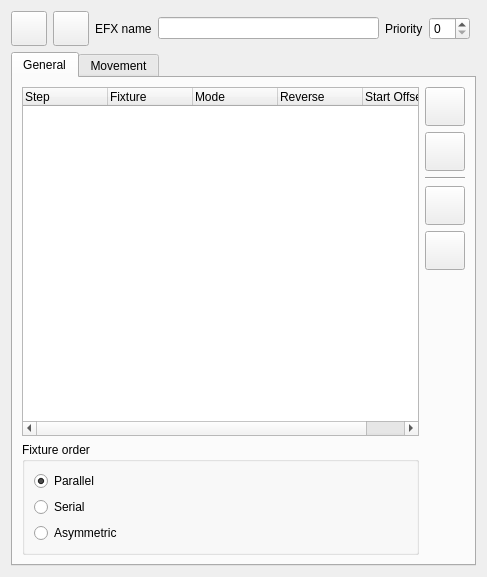
<?xml version="1.0" encoding="UTF-8"?>
<ui version="4.0">
 <author>Massimo Callegari</author>
 <comment>
  Q Light Controller Plus
  efxeditor.ui

  Copyright (c) 2015 Massimo Callegari

  Licensed under the Apache License, Version 2.0 (the "License");
  you may not use this file except in compliance with the License.
  You may obtain a copy of the License at

      http://www.apache.org/licenses/LICENSE-2.0.txt

  Unless required by applicable law or agreed to in writing, software
  distributed under the License is distributed on an "AS IS" BASIS,
  WITHOUT WARRANTIES OR CONDITIONS OF ANY KIND, either express or implied.
  See the License for the specific language governing permissions and
  limitations under the License.
 </comment>
 <class>EFXEditor</class>
 <widget class="QWidget" name="EFXEditor">
  <property name="geometry">
   <rect>
    <x>0</x>
    <y>0</y>
    <width>487</width>
    <height>577</height>
   </rect>
  </property>
  <property name="windowTitle">
   <string>EFX Editor</string>
  </property>
  <layout class="QGridLayout" name="gridLayout_5">
   <item row="3" column="0" colspan="2">
    <widget class="QTabWidget" name="m_tab">
     <property name="toolTip">
      <string/>
     </property>
     <property name="currentIndex">
      <number>0</number>
     </property>
     <widget class="QWidget" name="General">
      <attribute name="title">
       <string>General</string>
      </attribute>
      <layout class="QGridLayout" name="gridLayout_4">
       <item row="3" column="2">
        <widget class="Line" name="line">
         <property name="orientation">
          <enum>Qt::Horizontal</enum>
         </property>
        </widget>
       </item>
       <item row="1" column="2">
        <widget class="QToolButton" name="m_addFixtureButton">
         <property name="icon">
          <iconset resource="qlcui.qrc">
           <normaloff>:/edit_add.png</normaloff>:/edit_add.png</iconset>
         </property>
         <property name="iconSize">
          <size>
           <width>32</width>
           <height>32</height>
          </size>
         </property>
        </widget>
       </item>
       <item row="4" column="2">
        <widget class="QToolButton" name="m_raiseFixtureButton">
         <property name="icon">
          <iconset resource="qlcui.qrc">
           <normaloff>:/up.png</normaloff>:/up.png</iconset>
         </property>
         <property name="iconSize">
          <size>
           <width>32</width>
           <height>32</height>
          </size>
         </property>
        </widget>
       </item>
       <item row="2" column="2">
        <widget class="QToolButton" name="m_removeFixtureButton">
         <property name="icon">
          <iconset resource="qlcui.qrc">
           <normaloff>:/edit_remove.png</normaloff>:/edit_remove.png</iconset>
         </property>
         <property name="iconSize">
          <size>
           <width>32</width>
           <height>32</height>
          </size>
         </property>
        </widget>
       </item>
       <item row="8" column="0" colspan="2">
        <widget class="QGroupBox" name="m_orderGroup">
         <property name="title">
          <string>Fixture order</string>
         </property>
         <layout class="QVBoxLayout" name="verticalLayout_5">
          <item>
           <widget class="QRadioButton" name="m_parallelRadio">
            <property name="toolTip">
             <string>All fixtures move in parallel</string>
            </property>
            <property name="text">
             <string>Parallel</string>
            </property>
            <property name="checked">
             <bool>true</bool>
            </property>
           </widget>
          </item>
          <item>
           <widget class="QRadioButton" name="m_serialRadio">
            <property name="toolTip">
             <string>The pattern propagates to each fixture in a sequential order</string>
            </property>
            <property name="text">
             <string>Serial</string>
            </property>
           </widget>
          </item>
          <item>
           <widget class="QRadioButton" name="m_asymmetricRadio">
            <property name="toolTip">
             <string>Each fixture starts moving immediately with an offset</string>
            </property>
            <property name="text">
             <string>Asymmetric</string>
            </property>
           </widget>
          </item>
         </layout>
        </widget>
       </item>
       <item row="5" column="2">
        <widget class="QToolButton" name="m_lowerFixtureButton">
         <property name="icon">
          <iconset resource="qlcui.qrc">
           <normaloff>:/down.png</normaloff>:/down.png</iconset>
         </property>
         <property name="iconSize">
          <size>
           <width>32</width>
           <height>32</height>
          </size>
         </property>
        </widget>
       </item>
       <item row="1" column="0" rowspan="7" colspan="2">
        <widget class="QTreeWidget" name="m_tree">
         <property name="sizePolicy">
          <sizepolicy hsizetype="Expanding" vsizetype="Expanding">
           <horstretch>0</horstretch>
           <verstretch>1</verstretch>
          </sizepolicy>
         </property>
         <property name="alternatingRowColors">
          <bool>true</bool>
         </property>
         <property name="selectionMode">
          <enum>QAbstractItemView::ExtendedSelection</enum>
         </property>
         <property name="rootIsDecorated">
          <bool>false</bool>
         </property>
         <property name="itemsExpandable">
          <bool>false</bool>
         </property>
         <property name="allColumnsShowFocus">
          <bool>true</bool>
         </property>
         <attribute name="headerDefaultSectionSize">
          <number>85</number>
         </attribute>
         <column>
          <property name="text">
           <string>Step</string>
          </property>
         </column>
         <column>
          <property name="text">
           <string>Fixture</string>
          </property>
         </column>
         <column>
          <property name="text">
           <string>Mode</string>
          </property>
         </column>
         <column>
          <property name="text">
           <string>Reverse</string>
          </property>
         </column>
         <column>
          <property name="text">
           <string>Start Offset</string>
          </property>
         </column>
        </widget>
       </item>
       <item row="6" column="2" rowspan="3">
        <spacer name="verticalSpacer">
         <property name="orientation">
          <enum>Qt::Vertical</enum>
         </property>
         <property name="sizeHint" stdset="0">
          <size>
           <width>0</width>
           <height>0</height>
          </size>
         </property>
        </spacer>
       </item>
      </layout>
     </widget>
     <widget class="QWidget" name="Movement">
      <attribute name="title">
       <string>Movement</string>
      </attribute>
      <layout class="QGridLayout" name="gridLayout_3">
       <item row="0" column="0" rowspan="2" colspan="2">
        <widget class="QFrame" name="m_previewFrame">
         <property name="sizePolicy">
          <sizepolicy hsizetype="Expanding" vsizetype="Expanding">
           <horstretch>0</horstretch>
           <verstretch>1</verstretch>
          </sizepolicy>
         </property>
         <property name="frameShape">
          <enum>QFrame::StyledPanel</enum>
         </property>
         <property name="frameShadow">
          <enum>QFrame::Sunken</enum>
         </property>
        </widget>
       </item>
       <item row="0" column="2">
        <widget class="QGroupBox" name="m_algorithmGroup">
         <property name="sizePolicy">
          <sizepolicy hsizetype="Preferred" vsizetype="Maximum">
           <horstretch>0</horstretch>
           <verstretch>0</verstretch>
          </sizepolicy>
         </property>
         <property name="title">
          <string>Pattern</string>
         </property>
         <layout class="QVBoxLayout" name="verticalLayout_3">
          <property name="topMargin">
           <number>0</number>
          </property>
          <property name="bottomMargin">
           <number>0</number>
          </property>
          <item>
           <widget class="QComboBox" name="m_algorithmCombo">
            <property name="toolTip">
             <string>Pattern for moving the mirror/head</string>
            </property>
           </widget>
          </item>
         </layout>
        </widget>
       </item>
       <item row="1" column="2" rowspan="2">
        <widget class="QGroupBox" name="m_parametersGroup">
         <property name="title">
          <string>Parameters</string>
         </property>
         <layout class="QGridLayout" name="gridLayout">
          <property name="topMargin">
           <number>0</number>
          </property>
          <property name="bottomMargin">
           <number>0</number>
          </property>
          <property name="verticalSpacing">
           <number>4</number>
          </property>
          <item row="15" column="0" colspan="2">
           <widget class="Line" name="line_3">
            <property name="orientation">
             <enum>Qt::Horizontal</enum>
            </property>
           </widget>
          </item>
          <item row="0" column="0">
           <widget class="QLabel" name="m_widthLabel">
            <property name="text">
             <string>Width</string>
            </property>
           </widget>
          </item>
          <item row="5" column="0">
           <widget class="QLabel" name="m_startOffsetLabel">
            <property name="text">
             <string>Start Offset</string>
            </property>
            <property name="textFormat">
             <enum>Qt::AutoText</enum>
            </property>
           </widget>
          </item>
          <item row="9" column="0">
           <widget class="QLabel" name="m_xFrequencyLabel">
            <property name="enabled">
             <bool>false</bool>
            </property>
            <property name="text">
             <string>X frequency</string>
            </property>
           </widget>
          </item>
          <item row="4" column="1">
           <widget class="QSpinBox" name="m_rotationSpin">
            <property name="toolTip">
             <string>Rotation of the pattern's starting point</string>
            </property>
            <property name="suffix">
             <string>°</string>
            </property>
            <property name="maximum">
             <number>359</number>
            </property>
           </widget>
          </item>
          <item row="11" column="1">
           <widget class="QSpinBox" name="m_xPhaseSpin">
            <property name="enabled">
             <bool>false</bool>
            </property>
            <property name="toolTip">
             <string>Lissajous pattern's X phase</string>
            </property>
            <property name="maximum">
             <number>360</number>
            </property>
            <property name="value">
             <number>90</number>
            </property>
           </widget>
          </item>
          <item row="17" column="0" colspan="2">
           <spacer name="verticalSpacer_4">
            <property name="orientation">
             <enum>Qt::Vertical</enum>
            </property>
            <property name="sizeHint" stdset="0">
             <size>
              <width>20</width>
              <height>40</height>
             </size>
            </property>
           </spacer>
          </item>
          <item row="11" column="0">
           <widget class="QLabel" name="m_xPhaseLabel">
            <property name="enabled">
             <bool>false</bool>
            </property>
            <property name="text">
             <string>X phase</string>
            </property>
           </widget>
          </item>
          <item row="10" column="1">
           <widget class="QSpinBox" name="m_yFrequencySpin">
            <property name="enabled">
             <bool>false</bool>
            </property>
            <property name="toolTip">
             <string>Lissajous pattern's Y frequency</string>
            </property>
            <property name="maximum">
             <number>32</number>
            </property>
            <property name="value">
             <number>1</number>
            </property>
           </widget>
          </item>
          <item row="10" column="0">
           <widget class="QLabel" name="m_yFrequencyLabel">
            <property name="enabled">
             <bool>false</bool>
            </property>
            <property name="text">
             <string>Y frequency</string>
            </property>
           </widget>
          </item>
          <item row="9" column="1">
           <widget class="QSpinBox" name="m_xFrequencySpin">
            <property name="enabled">
             <bool>false</bool>
            </property>
            <property name="toolTip">
             <string>Lissajous pattern's X frequency</string>
            </property>
            <property name="maximum">
             <number>32</number>
            </property>
            <property name="value">
             <number>2</number>
            </property>
           </widget>
          </item>
          <item row="6" column="0">
           <widget class="QCheckBox" name="m_isRelativeCheckbox">
            <property name="text">
             <string>Relative</string>
            </property>
           </widget>
          </item>
          <item row="5" column="1">
           <widget class="QSpinBox" name="m_startOffsetSpin">
            <property name="suffix">
             <string>°</string>
            </property>
            <property name="maximum">
             <number>359</number>
            </property>
           </widget>
          </item>
          <item row="12" column="0">
           <widget class="QLabel" name="m_yPhaseLabel">
            <property name="enabled">
             <bool>false</bool>
            </property>
            <property name="text">
             <string>Y phase</string>
            </property>
           </widget>
          </item>
          <item row="7" column="0" colspan="2">
           <widget class="Line" name="line_2">
            <property name="orientation">
             <enum>Qt::Horizontal</enum>
            </property>
           </widget>
          </item>
          <item row="12" column="1">
           <widget class="QSpinBox" name="m_yPhaseSpin">
            <property name="enabled">
             <bool>false</bool>
            </property>
            <property name="toolTip">
             <string>Lissajous pattern's Y phase</string>
            </property>
            <property name="maximum">
             <number>360</number>
            </property>
            <property name="value">
             <number>90</number>
            </property>
           </widget>
          </item>
          <item row="1" column="0">
           <widget class="QLabel" name="m_heightLabel">
            <property name="text">
             <string>Height</string>
            </property>
           </widget>
          </item>
          <item row="3" column="0">
           <widget class="QLabel" name="m_yOffsetLabel">
            <property name="text">
             <string>Y offset</string>
            </property>
           </widget>
          </item>
          <item row="2" column="0">
           <widget class="QLabel" name="m_xOffsetLabel">
            <property name="text">
             <string>X offset</string>
            </property>
           </widget>
          </item>
          <item row="3" column="1">
           <widget class="QSpinBox" name="m_yOffsetSpin">
            <property name="toolTip">
             <string>Pattern's center point on the Y axis</string>
            </property>
            <property name="maximum">
             <number>255</number>
            </property>
            <property name="value">
             <number>127</number>
            </property>
           </widget>
          </item>
          <item row="0" column="1">
           <widget class="QSpinBox" name="m_widthSpin">
            <property name="toolTip">
             <string>Value width of the pattern</string>
            </property>
            <property name="maximum">
             <number>127</number>
            </property>
            <property name="value">
             <number>127</number>
            </property>
           </widget>
          </item>
          <item row="1" column="1">
           <widget class="QSpinBox" name="m_heightSpin">
            <property name="toolTip">
             <string>Value height of the pattern</string>
            </property>
            <property name="maximum">
             <number>127</number>
            </property>
            <property name="value">
             <number>127</number>
            </property>
           </widget>
          </item>
          <item row="4" column="0">
           <widget class="QLabel" name="m_rotationLabel">
            <property name="text">
             <string>Rotation</string>
            </property>
           </widget>
          </item>
          <item row="2" column="1">
           <widget class="QSpinBox" name="m_xOffsetSpin">
            <property name="toolTip">
             <string>Pattern's center point on the X axis</string>
            </property>
            <property name="maximum">
             <number>255</number>
            </property>
            <property name="value">
             <number>127</number>
            </property>
           </widget>
          </item>
          <item row="16" column="0" colspan="2">
           <widget class="QCheckBox" name="m_colorCheck">
            <property name="text">
             <string>Color Background</string>
            </property>
           </widget>
          </item>
         </layout>
        </widget>
       </item>
       <item row="2" column="0">
        <widget class="QGroupBox" name="m_directionGroup">
         <property name="title">
          <string>Direction</string>
         </property>
         <layout class="QVBoxLayout" name="verticalLayout_2">
          <item>
           <widget class="QRadioButton" name="m_forward">
            <property name="toolTip">
             <string>Run the pattern forwards</string>
            </property>
            <property name="text">
             <string>Forward</string>
            </property>
            <property name="checked">
             <bool>true</bool>
            </property>
           </widget>
          </item>
          <item>
           <widget class="QRadioButton" name="m_backward">
            <property name="toolTip">
             <string>Run the pattern backwards</string>
            </property>
            <property name="text">
             <string>Backward</string>
            </property>
           </widget>
          </item>
          <item>
           <spacer name="verticalSpacer_2">
            <property name="orientation">
             <enum>Qt::Vertical</enum>
            </property>
            <property name="sizeType">
             <enum>QSizePolicy::Minimum</enum>
            </property>
            <property name="sizeHint" stdset="0">
             <size>
              <width>20</width>
              <height>40</height>
             </size>
            </property>
           </spacer>
          </item>
         </layout>
        </widget>
       </item>
       <item row="2" column="1">
        <widget class="QGroupBox" name="m_runOrderGroup">
         <property name="title">
          <string>Run order</string>
         </property>
         <layout class="QVBoxLayout" name="_2">
          <item>
           <widget class="QRadioButton" name="m_loop">
            <property name="toolTip">
             <string>Run through over and over again</string>
            </property>
            <property name="text">
             <string>Loop</string>
            </property>
            <property name="checked">
             <bool>true</bool>
            </property>
           </widget>
          </item>
          <item>
           <widget class="QRadioButton" name="m_singleShot">
            <property name="toolTip">
             <string>Run through once and stop</string>
            </property>
            <property name="text">
             <string>Single shot</string>
            </property>
           </widget>
          </item>
          <item>
           <widget class="QRadioButton" name="m_pingPong">
            <property name="toolTip">
             <string>First run forwards, then backwards, again forwards, etc...</string>
            </property>
            <property name="text">
             <string>Ping pong</string>
            </property>
           </widget>
          </item>
          <item>
           <spacer name="verticalSpacer_3">
            <property name="orientation">
             <enum>Qt::Vertical</enum>
            </property>
            <property name="sizeType">
             <enum>QSizePolicy::Minimum</enum>
            </property>
            <property name="sizeHint" stdset="0">
             <size>
              <width>20</width>
              <height>40</height>
             </size>
            </property>
           </spacer>
          </item>
         </layout>
        </widget>
       </item>
      </layout>
     </widget>
    </widget>
   </item>
   <item row="1" column="0">
    <layout class="QHBoxLayout" name="horizontalLayout">
     <item>
      <widget class="QToolButton" name="m_speedDial">
       <property name="toolTip">
        <string>Show/Hide speed dial window</string>
       </property>
       <property name="icon">
        <iconset resource="qlcui.qrc">
         <normaloff>:/speed.png</normaloff>:/speed.png</iconset>
       </property>
       <property name="iconSize">
        <size>
         <width>28</width>
         <height>28</height>
        </size>
       </property>
       <property name="checkable">
        <bool>true</bool>
       </property>
      </widget>
     </item>
     <item>
      <widget class="QToolButton" name="m_testButton">
       <property name="toolTip">
        <string>See what the EFX does when it is run</string>
       </property>
       <property name="icon">
        <iconset resource="qlcui.qrc">
         <normaloff>:/player_play.png</normaloff>:/player_play.png</iconset>
       </property>
       <property name="iconSize">
        <size>
         <width>28</width>
         <height>28</height>
        </size>
       </property>
       <property name="checkable">
        <bool>true</bool>
       </property>
      </widget>
     </item>
     <item>
      <widget class="QLabel" name="m_nameLabel">
       <property name="sizePolicy">
        <sizepolicy hsizetype="Maximum" vsizetype="Preferred">
         <horstretch>0</horstretch>
         <verstretch>0</verstretch>
        </sizepolicy>
       </property>
       <property name="text">
        <string>EFX name</string>
       </property>
      </widget>
     </item>
     <item>
      <widget class="QLineEdit" name="m_nameEdit">
       <property name="toolTip">
        <string>The name of the function being edited</string>
       </property>
      </widget>
     </item>
     <item>
      <widget class="QLabel" name="m_priorityLabel">
       <property name="sizePolicy">
        <sizepolicy hsizetype="Maximum" vsizetype="Preferred">
         <horstretch>0</horstretch>
         <verstretch>0</verstretch>
        </sizepolicy>
       </property>
       <property name="text">
        <string>Priority</string>
       </property>
      </widget>
     </item>
     <item>
      <widget class="QSpinBox" name="m_louPriority">
       </widget>
     </item>
    </layout>
   </item>
  </layout>
 </widget>
 <resources>
  <include location="qlcui.qrc"/>
 </resources>
 <connections/>
</ui>
